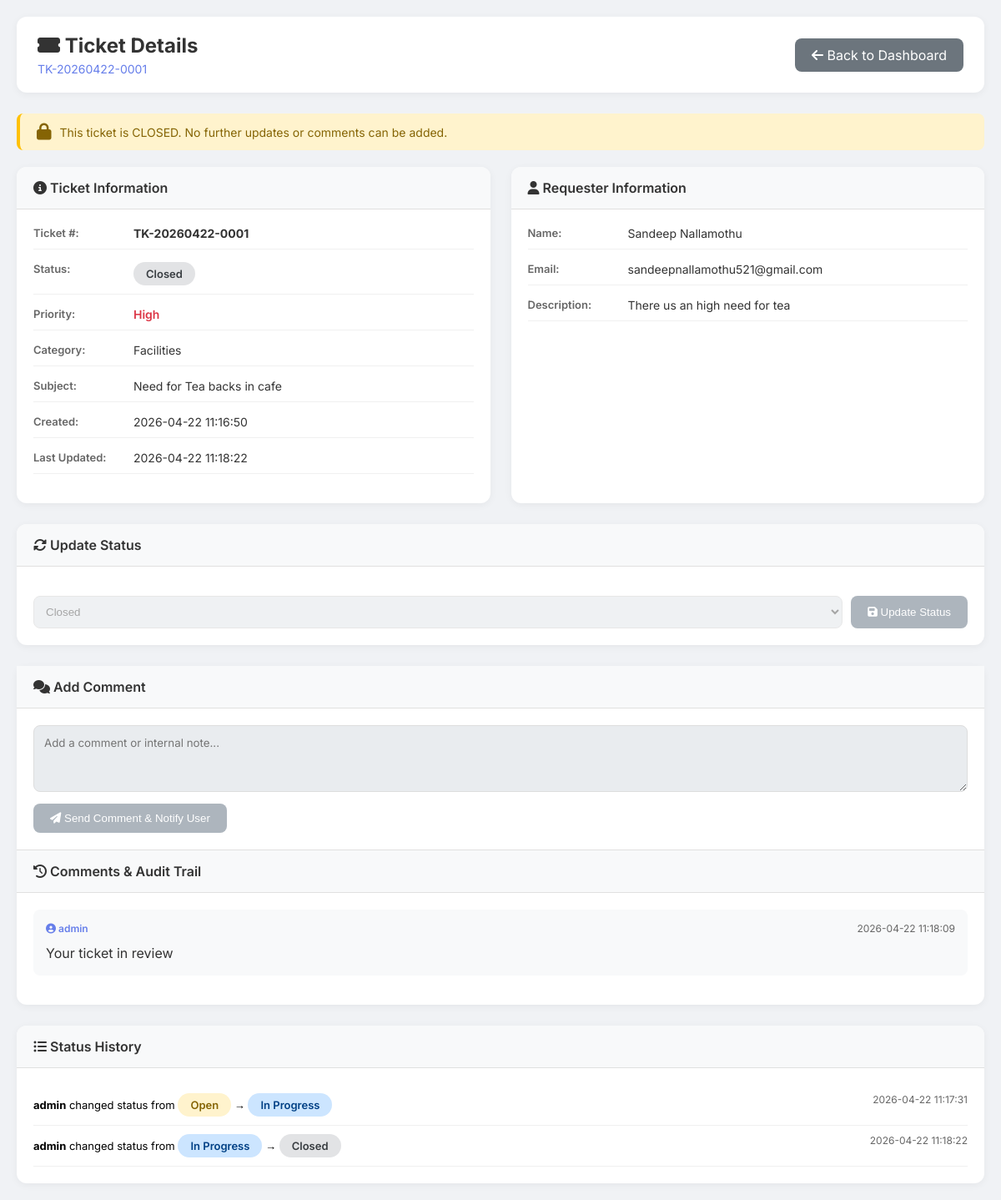
Page /admin/ticket/3 (signed in) on the committed database.
### tables this page shows
CREATE TABLE tickets (
        id INTEGER PRIMARY KEY AUTOINCREMENT,
        ticket_number TEXT UNIQUE NOT NULL,
        name TEXT NOT NULL,
        email TEXT NOT NULL,
        category TEXT NOT NULL,
        priority TEXT NOT NULL,
        subject TEXT NOT NULL,
        description TEXT NOT NULL,
        attachment_filename TEXT,
        attachment_original_name TEXT,
        status TEXT DEFAULT 'Open',
        created_at TIMESTAMP DEFAULT CURRENT_TIMESTAMP,
        updated_at TIMESTAMP DEFAULT CURRENT_TIMESTAMP
    );

CREATE TABLE comments (
        id INTEGER PRIMARY KEY AUTOINCREMENT,
        ticket_id INTEGER NOT NULL,
        comment TEXT NOT NULL,
        created_by TEXT NOT NULL,
        created_at TIMESTAMP DEFAULT CURRENT_TIMESTAMP,
        FOREIGN KEY (ticket_id) REFERENCES tickets (id)
    );

CREATE TABLE status_history (
        id INTEGER PRIMARY KEY AUTOINCREMENT,
        ticket_id INTEGER NOT NULL,
        old_status TEXT,
        new_status TEXT NOT NULL,
        changed_by TEXT NOT NULL,
        changed_at TIMESTAMP DEFAULT CURRENT_TIMESTAMP,
        FOREIGN KEY (ticket_id) REFERENCES tickets (id)
    );

### app.py (the view)
@app.route('/admin/ticket/<int:ticket_id>')
@login_required
def admin_ticket_detail(ticket_id):
    conn = sqlite3.connect(DB_PATH)
    conn.row_factory = sqlite3.Row
    c = conn.cursor()
    c.execute("SELECT * FROM tickets WHERE id = ?", (ticket_id,))
    ticket = c.fetchone()
    if not ticket:
        flash('Ticket not found', 'error')
        return redirect(url_for('admin_dashboard'))
    c.execute("SELECT * FROM comments WHERE ticket_id = ? ORDER BY created_at ASC", (ticket_id,))
    comments = [dict(row) for row in c.fetchall()]
    c.execute("SELECT * FROM status_history WHERE ticket_id = ? ORDER BY changed_at ASC", (ticket_id,))
    history = [dict(row) for row in c.fetchall()]
    conn.close()
    return render_template('admin_ticket_detail.html', ticket=dict(ticket), comments=comments, history=history)

### app.py (called while the page is built)
def login_required(f):
    @wraps(f)
    def decorated_function(*args, **kwargs):
        if not session.get('logged_in'):
            flash('Please login to access the admin panel', 'error')
            return redirect(url_for('admin_login'))
        return f(*args, **kwargs)
    return decorated_function

### templates/admin_ticket_detail.html (shortened to what this page needs)
<!DOCTYPE html>
<html lang="en">
<head>
    <link rel="stylesheet" href="https://cdnjs.cloudflare.com/ajax/libs/font-awesome/6.4.0/css/all.min.css">
</head>
<body>
    <div class="container">
        <div class="header">
            <div>
                <h1><i class="fas fa-ticket-alt"></i> Ticket Details</h1>
                <div class="ticket-number">{{ ticket.ticket_number }}</div>
            </div>
            <a href="{{ url_for('admin_dashboard') }}" class="back-btn"><i class="fas fa-arrow-left"></i> Back to Dashboard</a>
        </div>
        {% if ticket.status == 'Closed' %}
        <div class="alert-banner">
            <i class="fas fa-lock"></i>
            <span>This ticket is CLOSED. No further updates or comments can be added.</span>
        </div>
        {% endif %}
        <div class="detail-grid">
            <div class="card">
                <div class="card-header"><i class="fas fa-info-circle"></i> Ticket Information</div>
                <div class="card-body">
                    <div class="info-row">
                        <div class="info-label">Ticket #:</div>
                        <div class="info-value"><strong>{{ ticket.ticket_number }}</strong></div>
                    </div>
                    <div class="info-row">
                        <div class="info-label">Status:</div>
                        <div class="info-value">
                            <span class="status-badge status-{{ ticket.status.replace(' ', '-') }}">{{ ticket.status }}</span>
                        </div>
                    </div>
                    <div class="info-row">
                        <div class="info-label">Priority:</div>
                        <div class="info-value priority-{{ ticket.priority }}">{{ ticket.priority }}</div>
                    </div>
                    <div class="info-row">
                        <div class="info-label">Category:</div>
                        <div class="info-value">{{ ticket.category }}</div>
                    </div>
                    <div class="info-row">
                        <div class="info-label">Subject:</div>
                        <div class="info-value">{{ ticket.subject }}</div>
                    </div>
                    <div class="info-row">
                        <div class="info-label">Created:</div>
                        <div class="info-value">{{ ticket.created_at }}</div>
                    </div>
                    <div class="info-row">
                        <div class="info-label">Last Updated:</div>
                        <div class="info-value">{{ ticket.updated_at }}</div>
                    </div>
                </div>
            </div>
            <div class="card">
                <div class="card-header"><i class="fas fa-user"></i> Requester Information</div>
                <div class="card-body">
                    <div class="info-row">
                        <div class="info-label">Name:</div>
                        <div class="info-value">{{ ticket.name }}</div>
                    </div>
                    <div class="info-row">
                        <div class="info-label">Email:</div>
                        <div class="info-value">{{ ticket.email }}</div>
                    </div>
                    <div class="info-row">
                        <div class="info-label">Description:</div>
                        <div class="info-value" style="white-space: pre-wrap;">{{ ticket.description }}</div>
                    </div>
                </div>
            </div>
            <div class="card full-width">
                <div class="card-header">
                    <i class="fas fa-sync-alt"></i> Update Status
                </div>
                <div class="card-body">
                    <div class="status-update">
                        <select id="statusSelect" class="status-select" {% if ticket.status == 'Closed' %}disabled{% endif %}>
                            <option value="Closed" {% if ticket.status == 'Closed' %}selected{% endif %}>Closed</option>
                        </select>
                        <button class="btn-update" onclick="updateStatus()" {% if ticket.status == 'Closed' %}disabled{% endif %}>
                            <i class="fas fa-save"></i> Update Status
                        </button>
                    </div>
                </div>
            </div>
        </div>
        <div class="comments-section">
            <div class="card-header">
                <i class="fas fa-comments"></i> Add Comment
            </div>
            <div class="comment-form">
                <textarea id="commentText" placeholder="Add a comment or internal note..." {% if ticket.status == 'Closed' %}disabled{% endif %}></textarea>
                <button onclick="addComment()" {% if ticket.status == 'Closed' %}disabled{% endif %}>
                    <i class="fas fa-paper-plane"></i> Send Comment & Notify User
                </button>
            </div>
            <div class="card-header"><i class="fas fa-history"></i> Comments & Audit Trail</div>
            <div class="comment-list" id="commentsList">
                {% for comment in comments %}
                <div class="comment-item">
                    <div class="comment-header">
                        <span class="comment-author"><i class="fas fa-user-circle"></i> {{ comment.created_by }}</span>
                        <span>{{ comment.created_at }}</span>
                    </div>
                    <div class="comment-text">{{ comment.comment }}</div>
                </div>
                {% endfor %}
            </div>
        </div>
        <div class="card">
            <div class="card-header"><i class="fas fa-list-ul"></i> Status History</div>
            <div class="card-body">
                {% for entry in history %}
                <div class="history-item">
                    <strong>{{ entry.changed_by }}</strong> changed status from
                    <span class="status-badge status-{{ entry.old_status.replace(' ', '-') if entry.old_status else 'Open' }}">{{ entry.old_status or 'None' }}</span>
                    →
                    <span class="status-badge status-{{ entry.new_status.replace(' ', '-') }}">{{ entry.new_status }}</span>
                    <span style="float: right; color: #666; font-size: 12px;">{{ entry.changed_at }}</span>
                </div>
                {% else %}
                <p style="color: #999;">No status changes recorded.</p>
                {% endfor %}
            </div>
        </div>
    </div>
</body>
</html>

### templates/admin_ticket_detail.html (style rules this page uses)
* { margin: 0; padding: 0; box-sizing: border-box; }
body { font-family: 'Inter', sans-serif; background: #f0f2f5; }
.container { max-width: 1200px; margin: 0 auto; padding: 20px; }
.header { background: white; border-radius: 12px; padding: 20px 25px; margin-bottom: 25px; display: flex; justify-content: space-between; align-items: center; box-shadow: 0 2px 10px rgba(0,0,0,0.05); }
.header h1 { font-size: 24px; color: #333; }
.header .ticket-number { color: #667eea; font-size: 14px; margin-top: 5px; }
.back-btn { background: #6c757d; color: white; padding: 10px 20px; border-radius: 8px; text-decoration: none; transition: all 0.3s; }
.alert-banner { background: #fff3cd; border-left: 4px solid #ffc107; padding: 12px 20px; margin-bottom: 20px; border-radius: 8px; display: flex; align-items: center; gap: 10px; }
.alert-banner i { color: #856404; font-size: 20px; }
.alert-banner span { color: #856404; font-size: 14px; }
.detail-grid { display: grid; grid-template-columns: 1fr 1fr; gap: 25px; margin-bottom: 25px; }
.card { background: white; border-radius: 12px; overflow: hidden; box-shadow: 0 2px 10px rgba(0,0,0,0.05); }
.card-header { background: #f8f9fa; padding: 15px 20px; border-bottom: 1px solid #e0e0e0; font-weight: 600; color: #333; }
.card-body { padding: 20px; }
.info-row { display: flex; margin-bottom: 15px; padding-bottom: 10px; border-bottom: 1px solid #f0f0f0; }
.info-label { width: 120px; font-weight: 600; color: #666; font-size: 13px; }
.info-value { flex: 1; color: #333; font-size: 14px; }
.status-badge { display: inline-block; padding: 6px 15px; border-radius: 20px; font-size: 13px; font-weight: 600; }
.status-Open { background: #fff3cd; color: #856404; }
.status-In-Progress { background: #cce5ff; color: #004085; }
.status-Closed { background: #e2e3e5; color: #383d41; }
.priority-High { color: #dc3545; font-weight: 600; }
.status-update { display: flex; gap: 10px; margin-top: 15px; }
.status-select { flex: 1; padding: 10px; border: 1px solid #ddd; border-radius: 8px; }
.status-select:disabled { background: #e9ecef; cursor: not-allowed; }
.btn-update { background: #667eea; color: white; border: none; padding: 10px 20px; border-radius: 8px; cursor: pointer; transition: all 0.3s; }
.btn-update:disabled { background: #adb5bd; cursor: not-allowed; }
.comments-section { background: white; border-radius: 12px; margin-bottom: 25px; box-shadow: 0 2px 10px rgba(0,0,0,0.05); }
.comment-form { padding: 20px; border-bottom: 1px solid #e0e0e0; }
.comment-form textarea { width: 100%; padding: 12px; border: 1px solid #ddd; border-radius: 8px; font-family: 'Inter', sans-serif; resize: vertical; min-height: 80px; }
.comment-form textarea:disabled { background: #e9ecef; cursor: not-allowed; }
.comment-form button { margin-top: 10px; background: #667eea; color: white; border: none; padding: 10px 20px; border-radius: 8px; cursor: pointer; transition: all 0.3s; }
.comment-form button:disabled { background: #adb5bd; cursor: not-allowed; }
.comment-list { padding: 20px; }
.comment-item { padding: 15px; background: #f8f9fa; border-radius: 8px; margin-bottom: 15px; }
.comment-header { display: flex; justify-content: space-between; margin-bottom: 10px; font-size: 12px; color: #666; }
.comment-author { font-weight: 600; color: #667eea; }
.comment-text { color: #333; line-height: 1.5; }
.history-item { padding: 10px 0; border-bottom: 1px solid #f0f0f0; font-size: 13px; }
.full-width { grid-column: span 2; }

### rows in the picture
tickets: ticket_number "TK-20260422-0001", status "Closed", priority "High", category "Facilities", subject "Need for Tea backs in cafe", created_at "2026-04-22 11:16:50", updated_at "2026-04-22 11:18:22", name "Sandeep Nallamothu", email "sandeepnallamothu521@gmail.com", description "There us an high need for tea"
comments: created_by "admin", created_at "2026-04-22 11:18:09", comment "Your ticket in review"
status_history: changed_by "admin", old_status "Open", new_status "In Progress", changed_at "2026-04-22 11:17:31"
status_history: changed_by "admin", old_status "In Progress", new_status "Closed", changed_at "2026-04-22 11:18:22"
